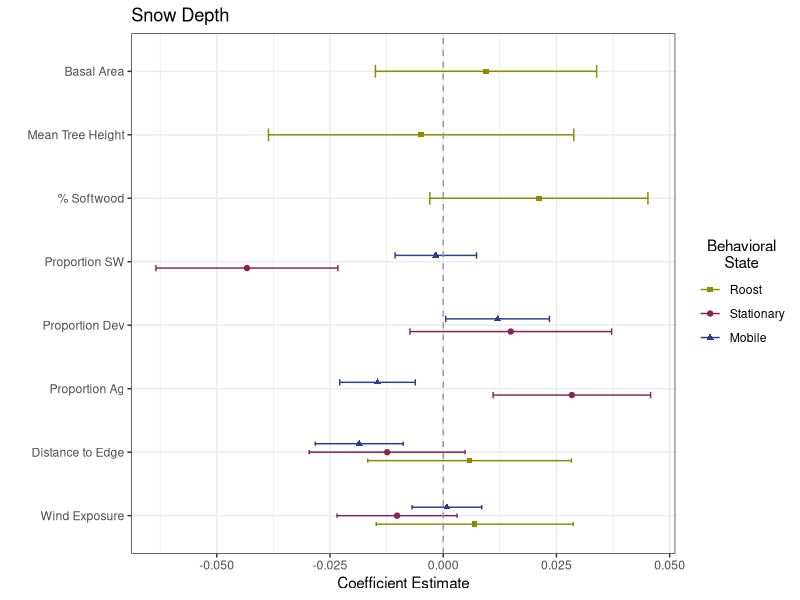
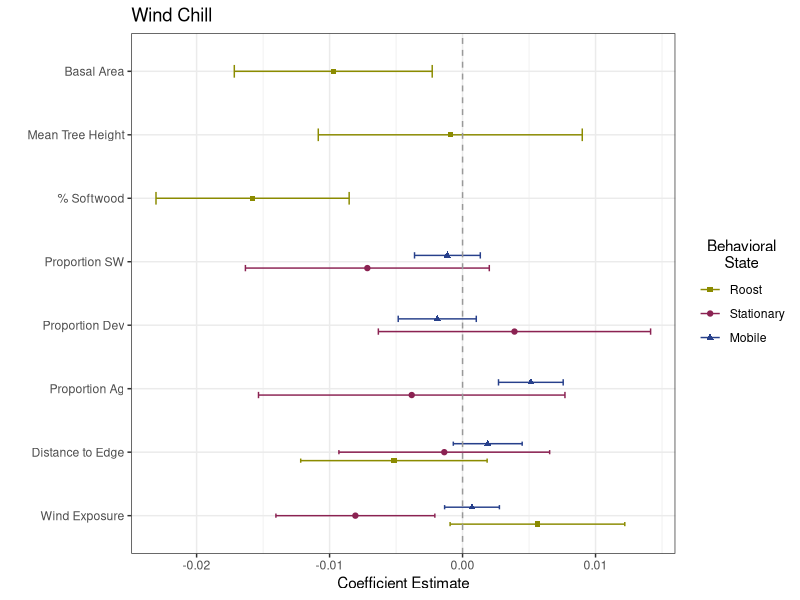
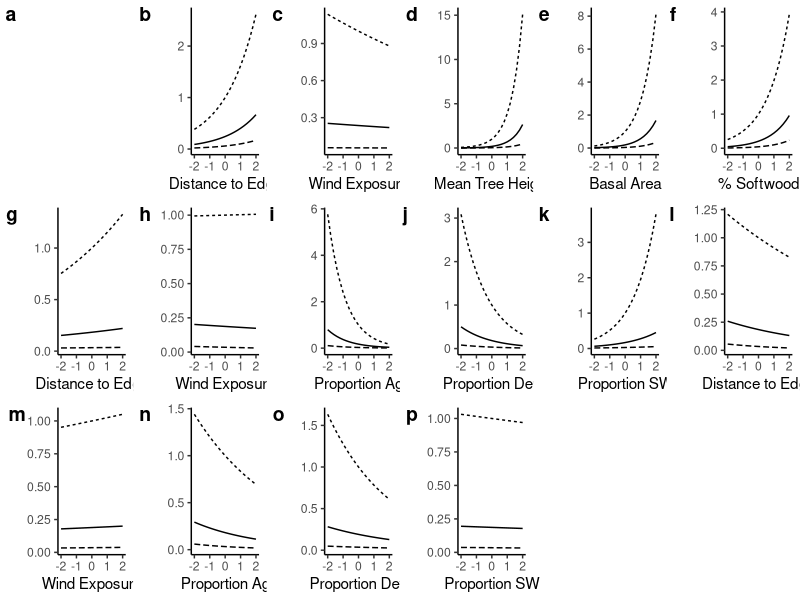
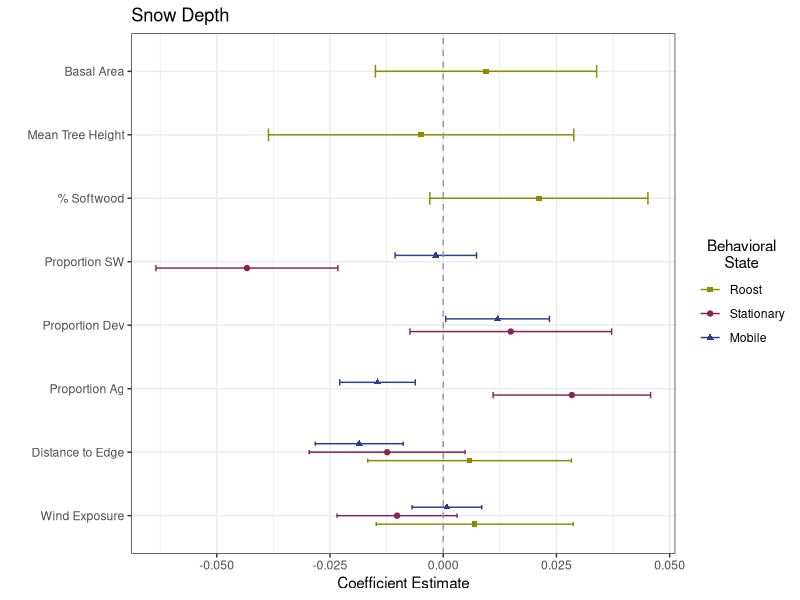
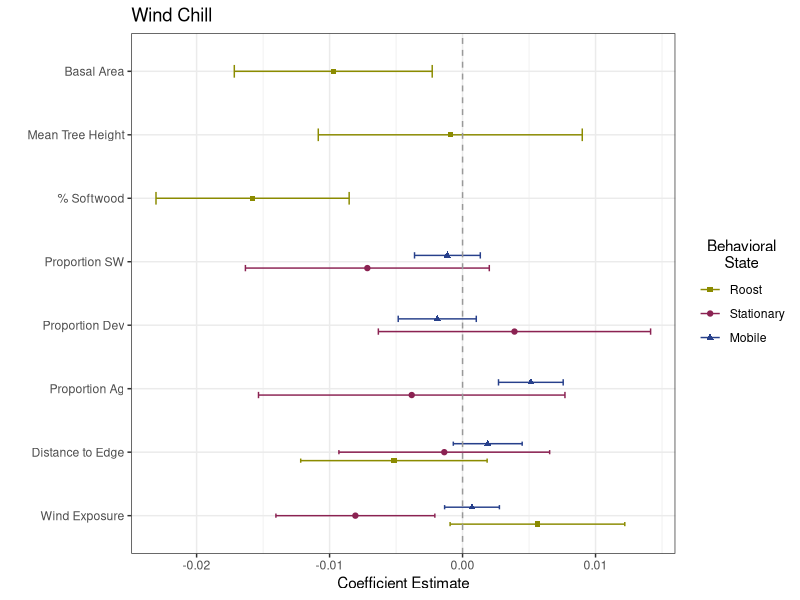

R code for these plots, in order:
require(dplyr)
require(ggplot2)
require(forcats)

### Comparison of Magnitude of Interactions
interactions.raw <- read.csv("InteractionResults.csv")
interactions.raw$Beh_State <- factor(interactions.raw$Beh_State,
                                     levels = c("Roost", "Stationary", "Mobile"))
interactions.raw$LC_Cov <- factor(interactions.raw$LC_Cov,
                                  levels = c("Wind Exposure", "Distance to Edge", "Proportion Ag",
                                             "Proportion Dev", "Proportion SW", "% Softwood",
                                             "Mean Tree Height", "Basal Area"))

int.Snow <- interactions.raw %>% filter(Weath_Cov == "Snow Depth")
ggplot(data = int.Snow, aes(y = LC_Cov, x = Interaction, shape = Beh_State, color = Beh_State)) +
  geom_point(size = 1.5,
             position = position_dodge(width = .4)) +
  geom_errorbar(aes(xmin = Interaction - (1.96*SD), xmax = Interaction + (1.96*SD)),
                width = .2,
                position = position_dodge(width = .4)) +
  geom_vline(xintercept = 0, color = "grey60", linetype = 2) +
  theme_bw() + 
  xlab("Coefficient Estimate") +
  ylab("") +
  ggtitle("Snow Depth") +
  labs(color = "Behavioral\nState") + 
  theme(legend.title.align=0.5) + 
  scale_colour_manual(name = "Behavioral\nState",
                      labels = c("Roost", "Stationary", "Mobile"),
                      values = c("yellow4", "violetred4", "royalblue4")) +   
  scale_shape_manual(name = "Behavioral\nState",
                     labels = c("Roost", "Stationary", "Mobile"),
                     values = c(15, 19, 17))
ggsave("SnowDepth_InteractionComp.jpeg", width = 8, height = 7, units = "in")

int.Wind <- interactions.raw %>% filter(Weath_Cov == "Wind Chill")
ggplot(data = int.Wind, aes(y = LC_Cov, x = Interaction, shape = Beh_State, color = Beh_State)) +
  geom_point(size = 1.5,
             position = position_dodge(width = .4)) +
  geom_errorbar(aes(xmin = Interaction - (1.96*SD), xmax = Interaction + (1.96*SD)),
                width = .2,
                position = position_dodge(width = .4)) +
  geom_vline(xintercept = 0, color = "grey60", linetype = 2) +
  theme_bw() + 
  xlab("Coefficient Estimate") +
  ylab("") +
  ggtitle("Wind Chill") +
  labs(color = "Behavioral\nState") + 
  theme(legend.title.align=0.5) + 
  scale_colour_manual(name = "Behavioral\nState",
                      labels = c("Roost", "Stationary", "Mobile"),
                      values = c("yellow4", "violetred4", "royalblue4")) +   
  scale_shape_manual(name = "Behavioral\nState",
                     labels = c("Roost", "Stationary", "Mobile"),
                     values = c(15, 19, 17))
ggsave("WindChill_InteractionComp.jpeg", width = 8, height = 7, units = "in")


#make big points
#remove endcaps on error bars
#thicker error lines

################################################################################################
### Plot Matrix showing selection at Poor, Average, and Good Weather
require(cowplot)

interactions.raw <- read.csv("InteractionResults.csv") %>%
  mutate(Beh_State = factor(Beh_State, levels = c("Roost", "Stationary", "Mobile"))) %>%
  mutate(LC_Cov = factor(LC_Cov,
                         levels = c("Distance to Edge", "Wind Exposure", "Proportion Ag",
                                    "Proportion Dev", "Proportion SW",
                                    "Mean Tree Height", "Basal Area", "% Softwood"))) %>%
  arrange(Beh_State, LC_Cov)

int.Snow <- interactions.raw %>% filter(Weath_Cov == "Snow Depth")
int.Wind <- interactions.raw %>% filter(Weath_Cov == "Wind Chill")
# Condition Thresholds (Used summary on raw data and chose near 1st/3rd Quantile and Mean)
# Wind Chill/Roost = 4, 15, 27
# Snow Depth/Roost = 0, 4, 8


i = 1
snow.list <- list()
snow.plots <- list()
for(i in 1:length(int.Snow$LC_Cov)){
  snow.df <- data.frame(Behavior = int.Snow$Beh_State[i],
                        LC = int.Snow$LC_Cov[i],
                        LC.Coef = int.Snow$LC_Coef[i],
                        W.Coef = int.Snow$Weath_Coef[i],
                        Int.Coef = int.Snow$Interaction[i],
                        LC.Val = rep(seq(-2, 2,.2),3),
                        W.Val = rep(c(0,4,8), each = 21),
                        W.Condition = rep(c("Good","Average","Poor"), each = 21))
  snow.list[[i]] <- snow.df %>%
    mutate(Est = exp((LC.Coef*LC.Val) + (W.Coef*W.Val) + (Int.Coef*LC.Val*W.Val)))
  snow.plot <- ggplot(data = snow.list[[i]], aes(x = LC.Val, y = Est, group = W.Condition)) +
    geom_line(aes(linetype = W.Condition)) +
    theme_classic() +
    xlab(snow.df$LC[i]) + ylab("")
  
  snow.plots[[i]] <- snow.plot + theme(legend.position="none")
}

legend <- get_legend(snow.plot + theme(legend.position = "bottom"))
plot_grid(plotlist = snow.plots,
          legend,
          labels = "auto",
          nrow = 3,
          align = "hv",
          axis = "lb")
